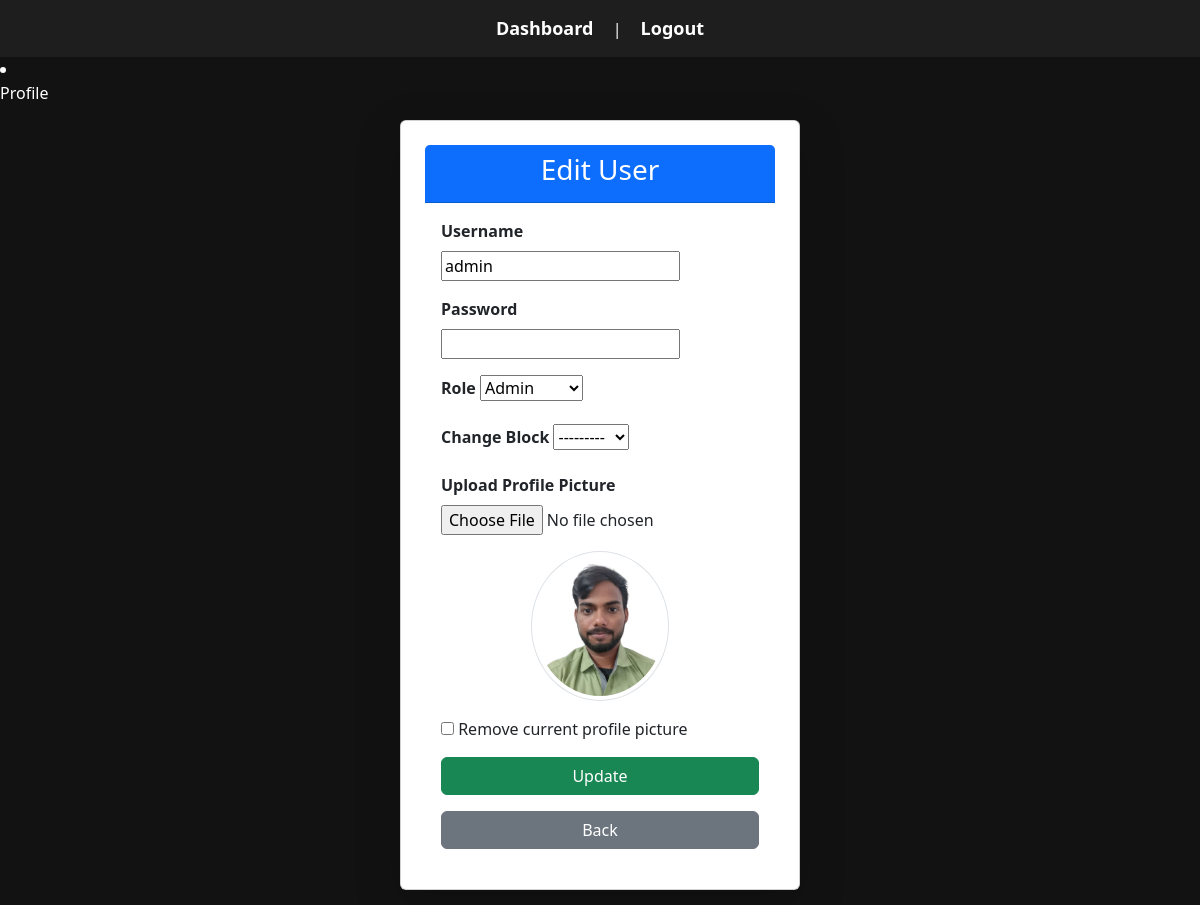
Before: /update-user/3/ (signed in) with the older database file.
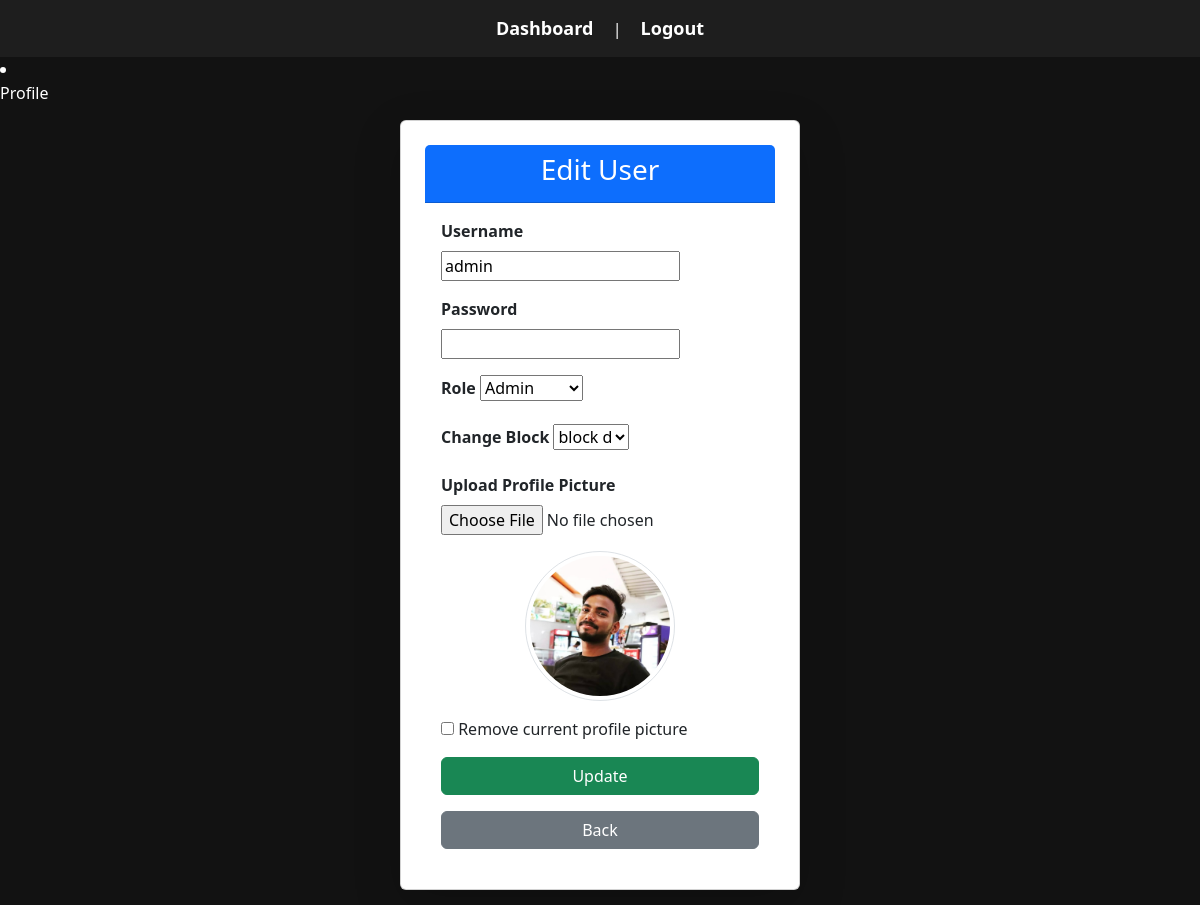
After: the same page with the newer database file.
### users/models.py (models this page shows, shortened)
class User(AbstractUser):
    ROLE_CHOICES = (
        ('admin', 'Admin'),
        ('supervisor', 'Supervisor'),
        ('surveyor', 'Surveyor'),
    )
    role = models.CharField(max_length=20, choices=ROLE_CHOICES)
    block = models.ForeignKey('Block', on_delete=models.SET_NULL, null=True, blank=True)
    image = models.ImageField(upload_to='user_images/', null=True, blank=True)
    created_by = models.ForeignKey(
        settings.AUTH_USER_MODEL,
        on_delete=models.SET_NULL,
        null=True, blank=True,
        related_name="created_users"
    )
    created_at = models.DateTimeField(auto_now_add=True)
    last_updated_by = models.ForeignKey(
        settings.AUTH_USER_MODEL,
        on_delete=models.SET_NULL,
        null=True, blank=True,
        related_name="updated_users"
    )
    last_updated_at = models.DateTimeField(auto_now=True)
    groups = models.ManyToManyField(Group, related_name="custom_user_groups")
    user_permissions = models.ManyToManyField(Permission, related_name="custom_user_permissions")
    class Meta:
        constraints = [
            models.UniqueConstraint(fields=['block'], condition=models.Q(role='supervisor'), name="unique_supervisor_per_block"),
        ]

### users/views.py (the view, shortened to what this page needs)
# urls.py: path('update-user/<int:user_id>/', views.update_user, name='update_user'),
@login_required
@role_required(['admin'])
def update_user(request, user_id):
    user = get_object_or_404(User, id=user_id)
    form = UserForm(request.POST or None, request.FILES or None, instance=user)
    form.fields['password'].required = False
    form.fields['block'].label = "Change Block"
    return render(request, 'users/update_user.html', {'form': form, 'user': user})

### users/forms.py (shortened to what this page needs)
class UserForm(forms.ModelForm):
    profile_image = forms.ImageField(required=False, label="Upload Profile Picture")
    class Meta:
        model = User
        fields = ['username', 'password', 'role', 'block', 'profile_image']  # Keeping essential fields
        widgets = {
            'password': forms.PasswordInput(),
        }

### users/models.py (called while the page is built)
    def __str__(self):
        return self.name

### users/views.py (called while the page is built)
def role_required(roles):
    def decorator(view_func):
        @wraps(view_func)
        def wrapper(request, *args, **kwargs):
            if not request.user.is_authenticated:
                return redirect('login')  # Redirect to login if session expired
            user_role = getattr(request.user, 'role', None)
            if user_role not in roles:
                return HttpResponseForbidden("You do not have permission to access this page.")
            return view_func(request, *args, **kwargs)
        return wrapper
    return decorator

### templates/users/update_user.html (shortened to what this page needs)
{% extends "users/base.html" %}
{% block content %}
<div class="card p-4 shadow-lg">
    <div class="card-header bg-primary text-white text-center">
        <h3>Edit User</h3>
    </div>
    <div class="card-body">
        <form method="post" enctype="multipart/form-data">
            {% for field in form %}
                <div class="mb-3">
                    <label class="form-label fw-bold">{{ field.label }}</label>
                    {{ field }}
                </div>
            {% endfor %}
            <div class="mb-3 text-center">
                {% if user.image %}
                    <img id="image-preview" src="{{ user.image.url }}" alt="Profile Image"
                        class="img-thumbnail rounded-circle" style="max-width: 150px; max-height: 150px;">
                {% else %}
                    <img id="image-preview" src="#" alt="Profile Image Preview"
                        class="img-thumbnail rounded-circle d-none" style="max-width: 150px; max-height: 150px;">
                {% endif %}
            </div>
            {% if user.image %}
            <div class="mb-3">
                <input type="checkbox" name="remove_image" id="remove_image">
                <label for="remove_image">Remove current profile picture</label>
            </div>
            {% endif %}
            <button type="submit" class="btn btn-success w-100">Update</button>
        </form>
        <a href="{% url 'list_users' %}" class="btn btn-secondary w-100 mt-3">Back</a>
    </div>
</div>
{% endblock %}

Changed rows visible on the page:
changed User "admin": block "---------" → "block d"; image: picture removed, a placeholder shows
